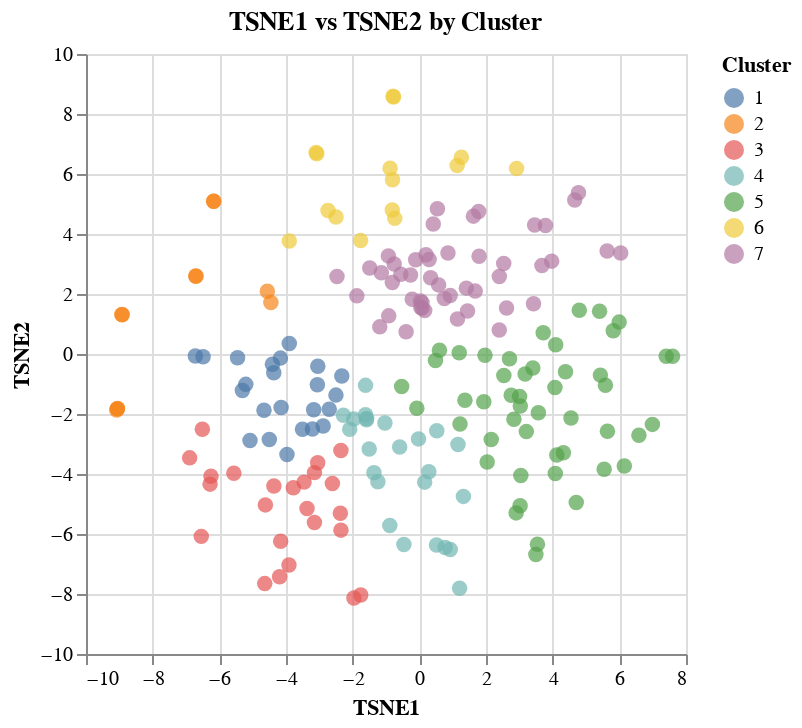

Notebook source saved alongside this figure:
### Markdown cell above
<font size = "4">TSNE 2 dimensions, Hierarchal Clustering</font>

### Code cell
hierarchical = linkage(model_data, method='ward')
model = TSNE(n_components = 2,random_state = 0)
model_data = pd.DataFrame(model.fit_transform(scaled_data))
model_data["Cluster"] = fcluster(hierarchical, 7, criterion='maxclust')
model_data = model_data.rename({0:"TSNE1",1:"TSNE2"}, axis = 1)
tsne_2_chart = alt.Chart(model_data).mark_circle(size = 60).encode(
    x = alt.X("TSNE1", title = "TSNE1"),
    y = alt.Y("TSNE2", title = "TSNE2"),
    color = alt.Color("Cluster:N")
).properties(title = alt.TitleParams(text = "TSNE1 vs TSNE2 by Cluster"))
tsne_2_chart

### Figure 1 — Vega-Lite specification as saved in the notebook (floating-point values rounded to 4 significant figures; data arrays with more than 128 entries replaced by an {"elided": "..."} marker saying what was removed)
{"config": {"view": {"continuousWidth": 300, "continuousHeight": 300}}, "data": {"name": "data-c13e6baaf8ba4c8dd80ef93865591296"}, "mark": {"type": "circle", "size": 60}, "encoding": {"color": {"field": "Cluster", "type": "nominal"}, "x": {"field": "TSNE1", "title": "TSNE1", "type": "quantitative"}, "y": {"field": "TSNE2", "title": "TSNE2", "type": "quantitative"}}, "title": {"text": "TSNE1 vs TSNE2 by Cluster"}, "$schema": "https://vega.github.io/schema/vega-lite/v5.20.1.json", "datasets": {"data-c13e6baaf8ba4c8dd80ef93865591296": {"elided": "193 records"}}}
